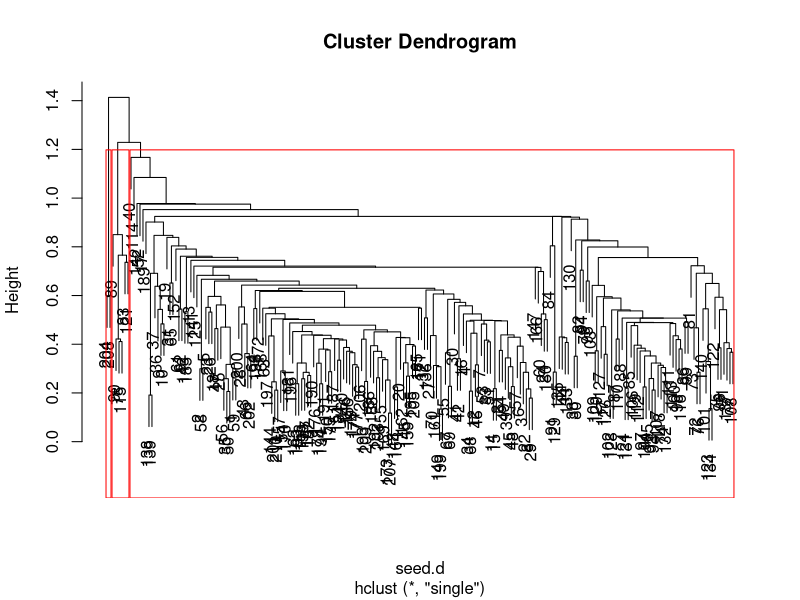
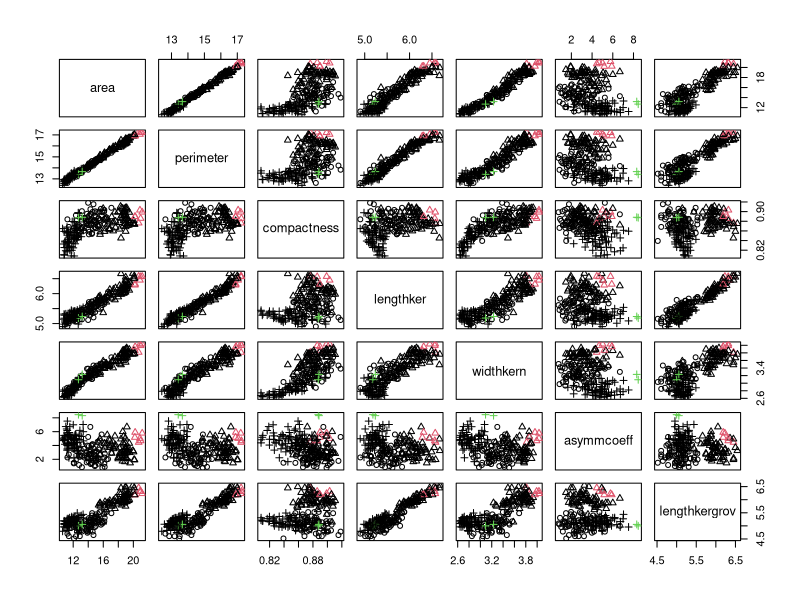
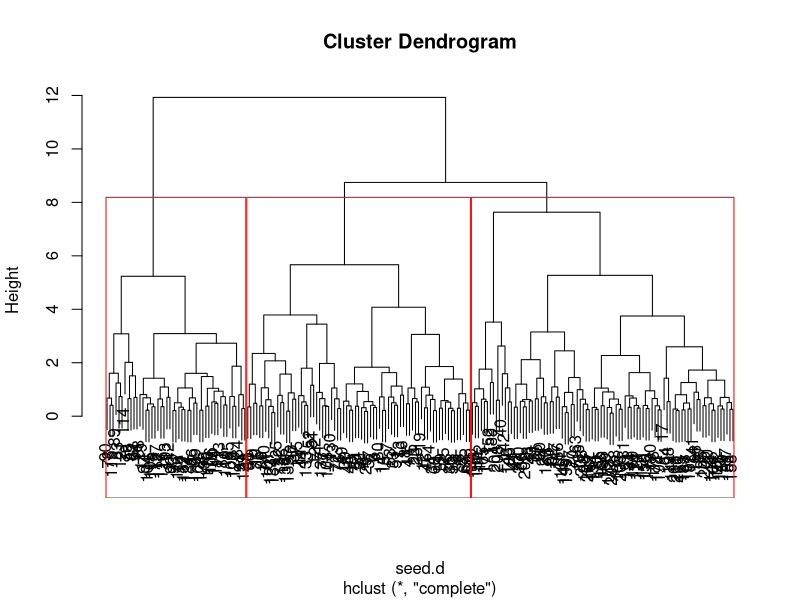
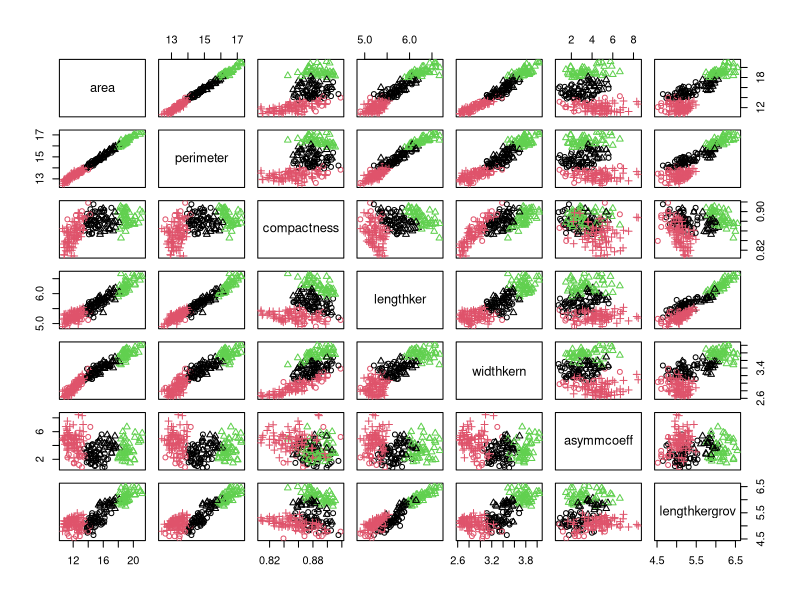
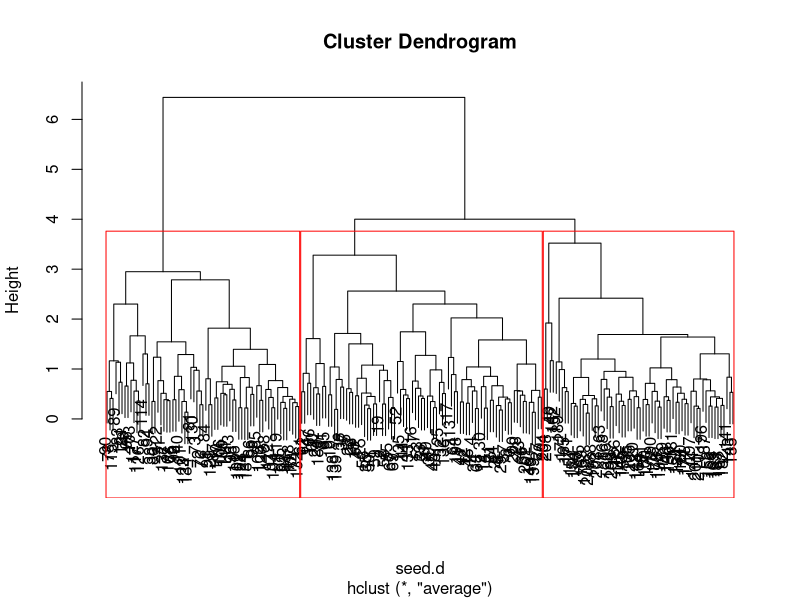
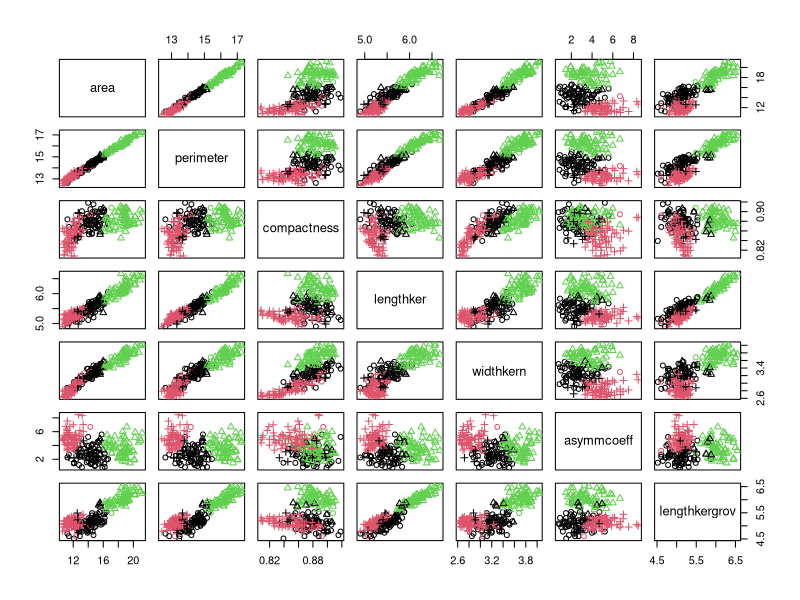

These figures' R source, in order:
data <- read.table("seeddata.txt", header=FALSE)
colnames(data) <- c("area","perimeter","compactness","lengthker","widthkern","asymmcoeff","lengthkergrov","variety")
seed.d <- dist(data[,-8])
# using the single method
seed.hc.c <-hclust(seed.d, method = "single")
# create estimated labels for each obs
table(predicted = cutree(seed.hc.c, k = 3), actual = data[,8])
table(cutree(seed.hc.c, k = 3))
plot(seed.hc.c)
rect.hclust(seed.hc.c, k =3, border="red")
pairs(data[,-8], pch = unclass(data[,8]),
col=cutree(seed.hc.c, k = 3))

# using the complete method
seed.hc.c1 <-hclust(seed.d, method = "complete")
# create estimated labels for each obs
table(predicted = cutree(seed.hc.c1, k = 3), actual = data[,8])
table(cutree(seed.hc.c1, k = 3))
plot(seed.hc.c1)
rect.hclust(seed.hc.c1, k =3, border="red")
pairs(data[,-8], pch = unclass(data[,8]),
col=cutree(seed.hc.c1, k = 3))

# using the Average method
seed.hc.c2 <-hclust(seed.d, method = "average")
# create estimated labels for each obs
table(predicted = cutree(seed.hc.c2, k = 3), actual = data[,8])
table(cutree(seed.hc.c2, k = 3))
plot(seed.hc.c2)
rect.hclust(seed.hc.c2, k =3, border="red")
pairs(data[,-8], pch = unclass(data[,8]),
col=cutree(seed.hc.c2, k = 3))

